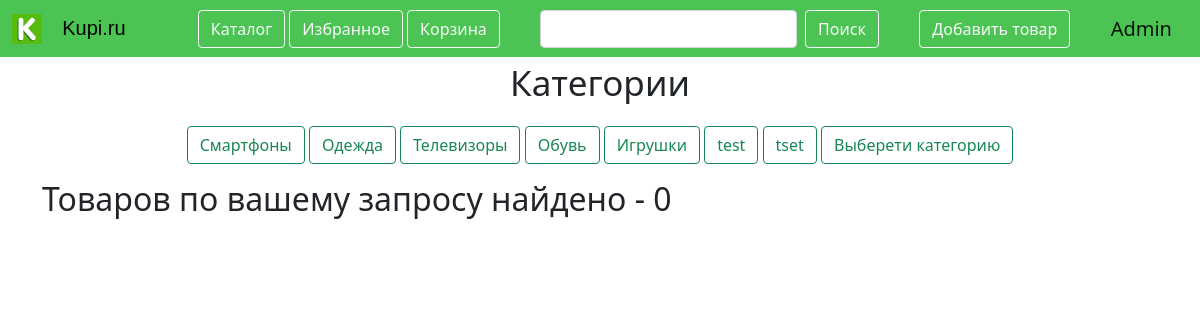
Page /search_results (signed in) on the earlier database version.
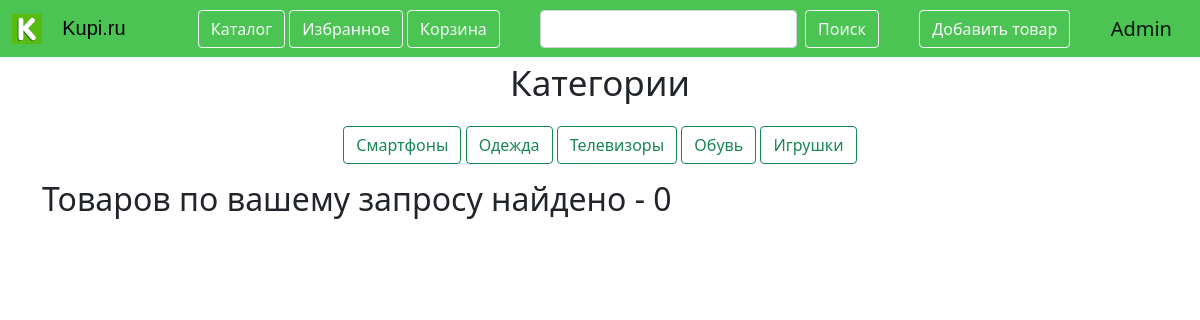
Same page on the later database version.
### data/goods.py (models this page shows)
class Goods(SqlAlchemyBase):
    __tablename__ = 'goods'
    id = sqlalchemy.Column(sqlalchemy.Integer, primary_key=True,
                           autoincrement=True)
    title = sqlalchemy.Column(sqlalchemy.String, nullable=True)
    cost = sqlalchemy.Column(sqlalchemy.Integer, nullable=True)
    description = sqlalchemy.Column(sqlalchemy.String, nullable=True)
    category = sqlalchemy.Column(sqlalchemy.String, nullable=True)
    rate = sqlalchemy.Column(sqlalchemy.Integer, nullable=True)
    image = sqlalchemy.Column(sqlalchemy.String, nullable=True)

### main.py (the view, shortened to what this page needs)
@app.route('/search_results', methods=['GET', 'POST'])
def search_results():
    global res
    categories = get_category()
    form = SearchForm()
    db_sess = db_session.create_session()
    goods = db_sess.query(Goods)
    return render_template('search_results.html', title='Результаты поиска',
                           res=res, form2=form,
                           goods=goods,
                           favs=get_favs(), ords=get_ords(), cats=categories)

### forms/search.py
class SearchForm(FlaskForm):
    ttle = StringField('', validators=[DataRequired()])
    submit_s = SubmitField('Поиск')

### data/db_session.py (called while the page is built)
def create_session() -> Session:
    global __factory
    return __factory()

### main.py (called while the page is built)
def get_favs():
    favs = []
    db_sess = db_session.create_session()
    goods = db_sess.query(Goods)
    a = db_sess.query(Association)
    if current_user.is_authenticated:
        for i in goods:
            for j in a:
                if current_user.id == j.user_id:
                    if i.id == j.favs_id:
                        favs.append(i.id)
    return favs

def get_category():
    category = []
    db_sess = db_session.create_session()
    goods = db_sess.query(Goods)
    if current_user.is_authenticated:
        for item in goods:
            if item.category not in category:
                category.append(item.category)
    return category

@login_manager.user_loader
def load_user(user_id):
    db_sess = db_session.create_session()
    return db_sess.query(User).get(user_id)

### templates/search_results.html (shortened to what this page needs)
{% extends "base.html" %}
{% block content %}
<p align="center" style="font-size:35px">Категории</p>
<p align="center">
    {% for g in cats %}
    <a class="btn btn-outline-success" href="/categories/{{cats.index(g) + 1}}">{{g}}</a>
    {% endfor %}
</p>
<h2> Товаров по вашему запросу найдено - {{res|length}}</h2>
{% endblock %}

Differences in the rows shown:
removed Goods: category "test"
removed Goods: category "tset"
removed Goods: category "Выберети категорию"
